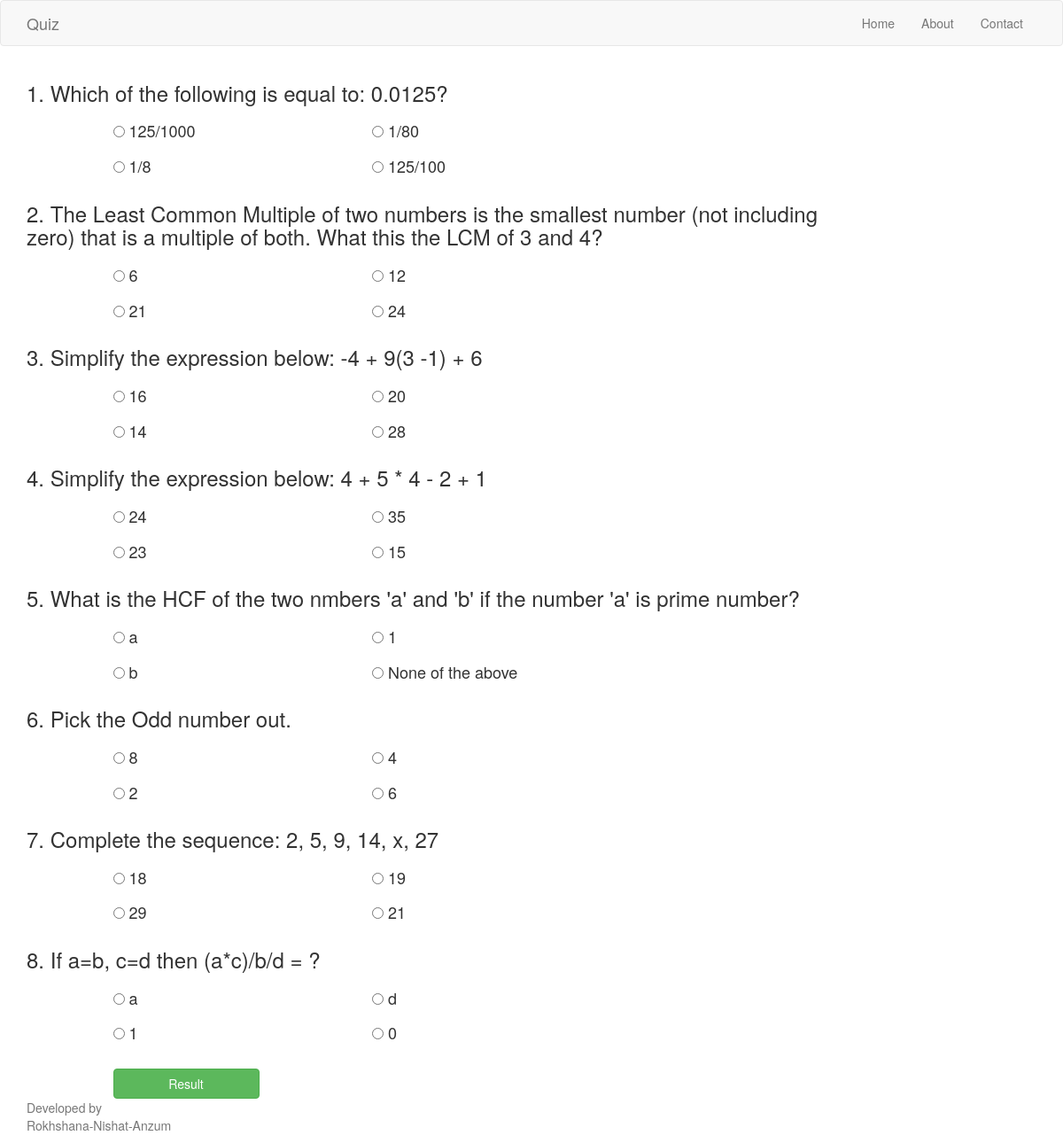
Screenshot of /quiz/maths with the database file from the repository.
### quiz/models.py (models this page shows, shortened)
class Questions(models.Model):
    CAT_CHOICES = (
    ('sports','1.Sports'),
    ('movies','2.Movies'),
    ('maths','3.Maths'),
    ('generalknowledge','4.GeneralKnowledge')
    )
    question = models.CharField(max_length = 250)
    optiona = models.CharField(max_length = 100)
    optionb = models.CharField(max_length = 100)
    optionc = models.CharField(max_length = 100)
    optiond = models.CharField(max_length = 100)
    answer = models.CharField(max_length = 100)
    catagory = models.CharField(max_length=20, choices = CAT_CHOICES)
    class Meta:
        ordering = ('-catagory',)

### quiz/views.py (the view)
# urls.py: url(r'^(?P<choice>[\w]+)', views.questions, name = 'questions'),
def questions(request , choice):
    print(choice)
    ques = Questions.objects.filter(catagory__exact = choice)
    return render(request,
        'quiz/questions.html',
        {'ques':ques})

### quiz/templates/quiz/questions.html (shortened to what this page needs)
{% extends "base.html" %}
{% block content%}
<form action="./result" method="post">
  {% for que in ques %}
  <div class="row">
    <div class="col-md-10">
      <h3>{{ forloop.counter }}. {{ que.question }}</h3>
    </div>
  </div>
  <div class="row">
    <div class="col-md-1"></div>
    <div class="col-md-3">
      <h4>
      <input type="radio" name="{{ que.id }}" value="{{ que.optiona }}">
      {{ que.optiona }}
    </h4>
    </div>
    <div class="col-md-3">
      <h4>
      <input type="radio" name="{{ que.id }}" value="{{ que.optionb }}">
      {{ que.optionb }}
    </h4>
    </div>
  </div>
  <div class="row">
    <div class="col-md-1"></div>
    <div class="col-md-3">
      <h4>
      <input type="radio" name="{{ que.id }}" value="{{ que.optionc }}">
      {{ que.optionc }}
    </h4>
    </div>
    <div class="col-md-3">
      <h4>
      <input class="form_control" type="radio" name="{{ que.id }}" value="{{ que.optiond }}">
      {{ que.optiond }}
    </h4>
    </div>
  </div>
  {% endfor %}
  <br>
  <div class="row">
    <div class="col-md-1">
    </div>
    <div class="col-xs-2">
      <button type="submit" class="btn btn-block btn-success btn-md">Result</button>
    </div>
  </div>
</form>
{% endblock %}

### quiz/static/mystyle.css (style rules this page uses)
html { position: relative; min-height: 100%; }
body { margin-bottom: 50px; }

### rows the page displays
Questions: question "Which of the following is equal to: 0.0125?", optiona "125/1000", optionb "1/80", optionc "1/8", optiond "125/100"
Questions: question "The Least Common Multiple of two numbers is the smallest number (not including zero) that is a multiple of both. What this the LCM of 3 and 4?", optiona "6", optionb "12", optionc "21", optiond "24"
Questions: question "Simplify the expression below: -4 + 9(3 -1) + 6", optiona "16", optionb "20", optionc "14", optiond "28"
Questions: question "Simplify the expression below: 4 + 5 * 4 - 2 + 1", optiona "24", optionb "35", optionc "23", optiond "15"
Questions: question "What is the HCF of the two nmbers 'a' and 'b' if the number 'a' is prime number?", optiona "a", optionb "1", optionc "b", optiond "None of the above"
Questions: question "Pick the Odd number out.", optiona "8", optionb "4", optionc "2", optiond "6"
Questions: question "Complete the sequence: 2, 5, 9, 14, x, 27", optiona "18", optionb "19", optionc "29", optiond "21"
Questions: question "If a=b, c=d then (a*c)/b/d = ?", optiona "a", optionb "d", optionc "1", optiond "0"
